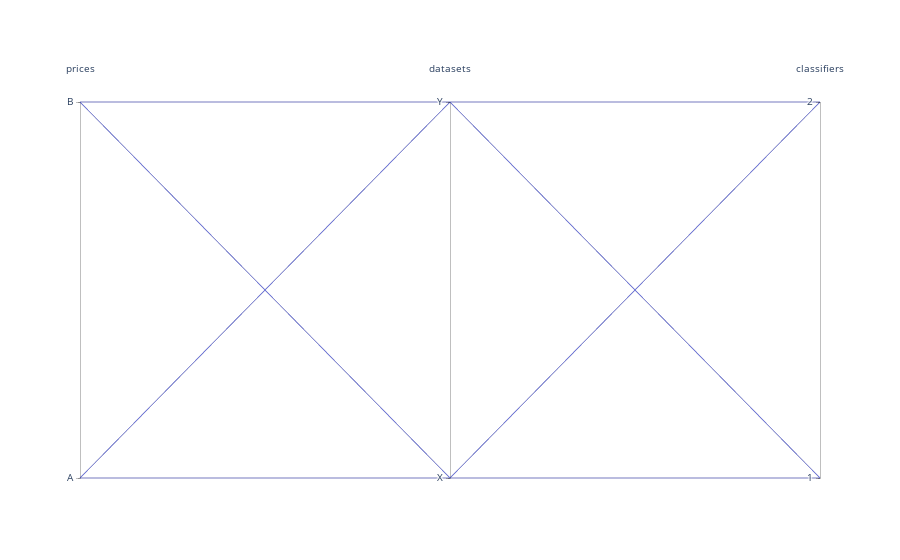

Notebook cell for this chart:
### Code cell
d = {'prices':['A','A','A','A','B','B','B','B'],'datasets':['X','X','Y','Y','X','X','Y','Y'],'classifiers':['1','2','1','2','1','2','1','2']}

items = []
for item in d:
    if item in ['prices','datasets','classifiers','traders','allocators']:
        ticktext = list(np.unique(np.array((d[item]))))
        tickvals = list(range(0,len(ticktext)))
        values = []
        for p in d[item]:
            values.append(ticktext.index(p))
        items.append({'tickvals':tickvals,'label':item,'ticktext':ticktext, 'values':values})

fig = go.Figure(data= go.Parcoords(line = dict(colorscale = 'Electric'), dimensions = items))
fig.show()

### Figure 1 — Plotly figure (JSON) as saved in the notebook; plotly's stock layout.template omitted (floating-point values rounded to 4 significant figures)
{"data": [{"dimensions": [{"label": "prices", "ticktext": ["A", "B"], "tickvals": [0, 1], "values": [0, 0, 0, 0, 1, 1, 1, 1]}, {"label": "datasets", "ticktext": ["X", "Y"], "tickvals": [0, 1], "values": [0, 0, 1, 1, 0, 0, 1, 1]}, {"label": "classifiers", "ticktext": ["1", "2"], "tickvals": [0, 1], "values": [0, 1, 0, 1, 0, 1, 0, 1]}], "line": {"colorscale": [[0, "rgb(0,0,0)"], [0.2, "rgb(30,0,100)"], [0.4, "rgb(120,0,100)"], [0.6, "rgb(160,90,0)"], [0.8, "rgb(230,200,0)"], [1, "rgb(255,250,220)"]]}, "type": "parcoords"}], "layout": {}}
